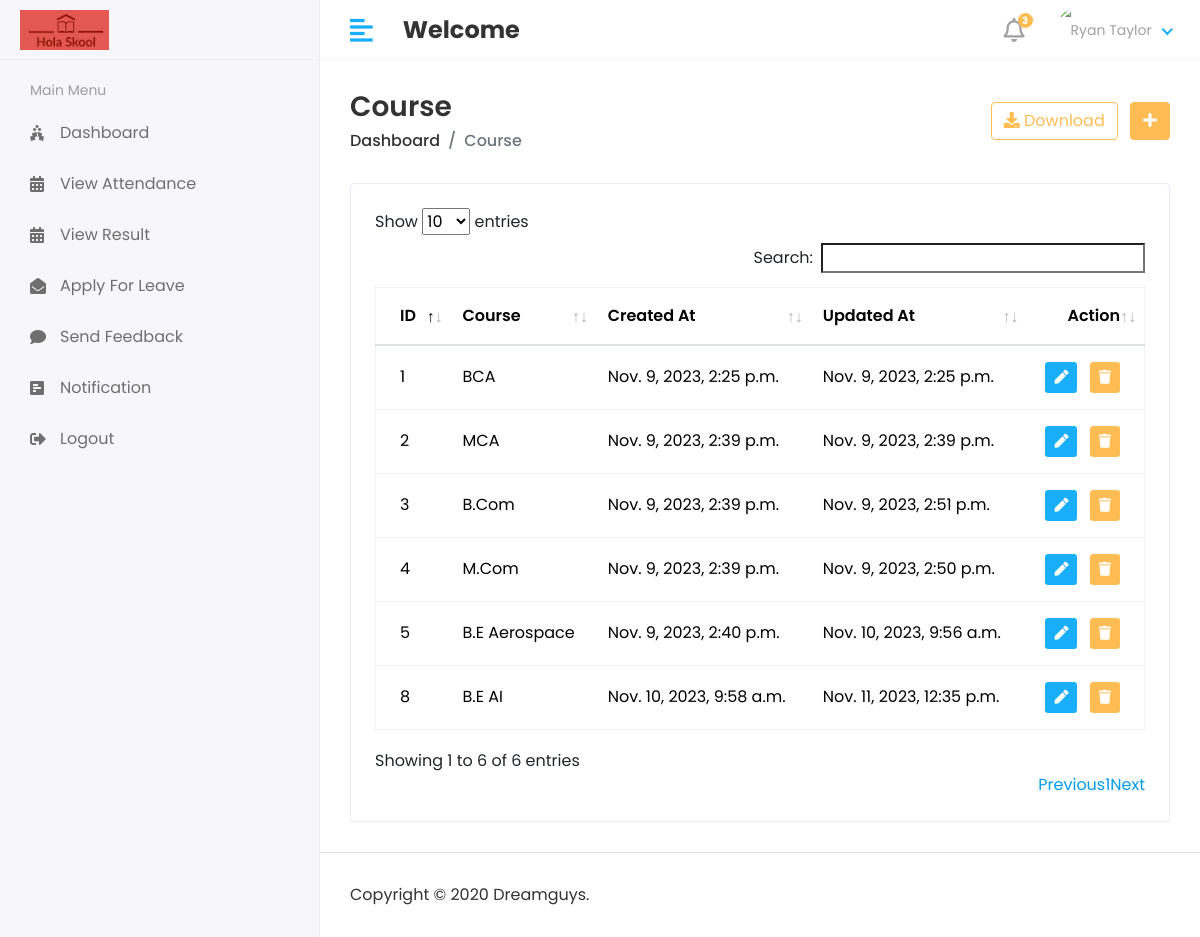
The page /Hod/Course/View on the database its author committed.
### app/models.py (models this page shows, shortened)
class Course(models.Model):
    name=models.CharField(max_length=100)
    created_at=models.DateTimeField(auto_now_add=True)
    updated_at=models.DateTimeField(auto_now=True)

### StudentManagement/Hod_Views.py (the view)
# urls.py: path('Hod/Course/View', Hod_Views.View_Course, name='View_Course'),
def View_Course(request):
    course=Course.objects.all()
    return render(request, "Hod/view_course.html", locals())

### templates/Hod/view_course.html (shortened to what this page needs)
{% extends 'base.html' %}
{% block content %}
<div class="content container-fluid">
    <div class="page-header">
       <div class="row align-items-center">
          <div class="col">
             <h3 class="page-title">Course</h3>
             <ul class="breadcrumb">
                <li class="breadcrumb-item"><a href="index.html">Dashboard</a></li>
                <li class="breadcrumb-item active">Course</li>
             </ul>
          </div>
          <div class="col-auto text-right float-right ml-auto">
             <a href="#" class="btn btn-outline-primary mr-2"><i class="fas fa-download"></i> Download</a>
             <a href="#" class="btn btn-primary"><i class="fas fa-plus"></i></a>
          </div>
       </div>
    </div>
    <div class="row">
        <div class="col-sm-12">
            <div class="card card-table">
                <div class="card-body">
                    <div class="table-responsive">
                        <table id="table_id" class="table table-hover table-center mb-0 datatable">
                            <thead>
                                <tr>
                                    <th>ID</th>
                                    <th>Course</th>
                                    <th>Created At</th>
                                    <th>Updated At</th>
                                    <th class="text-right">Action</th>
                                </tr>
                            </thead>
                            <tbody>
                                {% for i in course %}
                                <tr>
                                    <td>{{i.id}}</td>
                                    <td>{{i.name}}</td>
                                    <td>{{i.created_at}}</td>
                                    <td>{{i.updated_at}}</td>
                                    <td class="text-right">
                                        <div class="actions">
                                            <a href="{% url 'Edit_Course' i.id %}" class="btn btn-sm bg-success-light mr-2">
                                                <i class="fas fa-pen"></i>
                                            </a>
                                            <a href="{% url 'Delete_Course' i.id %}" class="btn btn-sm bg-danger-light">
                                                <i class="fas fa-trash"></i>
                                            </a>
                                        </div>
                                    </td>
                                </tr>
                                {% endfor %}
                            </tbody>
                        </table>
                    </div>
                </div>
            </div>
        </div>
    </div>
</div>
{% endblock %}

### templates/base.html (shortened to what this page needs)
<!DOCTYPE html>
<html lang="en">
   {% load static %}
   <head>
      <link href="https://cdn.jsdelivr.net/npm/bootstrap@5.3.1/dist/css/bootstrap.min.css" rel="stylesheet">
      <link rel="stylesheet" href="https://cdn.jsdelivr.net/npm/bootstrap-icons@1.10.5/font/bootstrap-icons.css">
      <link rel="stylesheet" href="{% static 'assets/plugins/bootstrap/css/bootstrap.min.css' %}">
      <link rel="stylesheet" href="{% static 'assets/plugins/fontawesome/css/fontawesome.min.css' %}">
      <link rel="stylesheet" href="{% static 'assets/plugins/fontawesome/css/all.min.css' %}">
      <link rel="stylesheet" href="{% static 'assets/css/style.css' %}">
      <link rel="stylesheet" href="{% static 'assets/plugins/datatables/datatables.min.css' %}">
   </head>
   <body>
    <div class="main-wrapper">
        {% include 'includes/header.html' %}
        {% include 'includes/sidebar.html' %}
        <div class="page-wrapper">
            {% block content %}
            {% endblock %}
            {% include 'includes/footer.html' %}
        </div>
    </div>
</body>
</html>

### templates/includes/header.html (shortened to what this page needs)
{% load static %}
<div class="header">
    <div class="header-left">
       <a href="index.html" class="logo">
       <img src="{% static 'assets/img/logo.png' %}" alt="Logo">
       </a>
    </div>
    <a href="javascript:void(0);" id="toggle_btn">
    <i class="fas fa-align-left"></i>
    </a>
    <div class="top-nav-search mt-3">
      <h4><strong>Welcome &nbsp;</strong><span>{{user.first_name}}&nbsp;{{user.last_name}}</span></h4>
    </div>
    <ul class="nav user-menu">
       <li class="nav-item dropdown noti-dropdown">
          <a href="#" class="dropdown-toggle nav-link" data-toggle="dropdown">
          <i class="far fa-bell"></i> <span class="badge badge-pill">3</span>
          </a>
       </li>
       <li class="nav-item dropdown has-arrow">
         <a href="#" class="dropdown-toggle nav-link" data-toggle="dropdown">
            {% if user.profile_pic == "" %}
            <span class="user-img"><img class="rounded-circle" src="#" width="31" alt="Ryan Taylor"></span>
            {% else %}
            <span class="user-img"><img class="rounded-circle" src="/{{user.profile_pic}}" width="31" alt="Ryan Taylor"></span>
            {% endif %}
         </a>
      </li>
   </ul>
</div>

### templates/includes/sidebar.html (shortened to what this page needs)
{% load static %}
{% load active_link_tags %}
<div class="sidebar" id="sidebar">
    <div class="sidebar-inner slimscroll">
       <div id="sidebar-menu" class="sidebar-menu">
         {% if user.user_type == '1' %}
          <ul>
            <li class="menu-title">
               <span>Main Menu</span>
            </li>
            <li class="{% active_link 'hod_home' 'active' %}">
               <a href="{% url 'hod_home' %}"><i class="fas fa-holly-berry"></i> <span>Dashboard</span></a>
            </li>
            <li class="submenu {% active_link 'View_Student' 'active' %}{% active_link 'Add_Student' 'active' %}">
               <a href="#"><i class="fas fa-user-graduate"></i> <span> Students</span> <span class="menu-arrow"></span></a>
               <ul>
                  <li><a href="{% url 'View_Student' %}">View Student</a></li>
                  <li><a href="{% url 'Add_Student' %}">Add Student</a></li>
               </ul>
             </li>
             <li class="submenu {% active_link 'View_Staff' 'active' %}{% active_link 'Add_Staff' 'active' %}">
                <a href="#"><i class="fas fa-chalkboard-teacher"></i> <span>Staff</span> <span class="menu-arrow"></span></a>
                <ul>
                   <li><a href="{% url 'View_Staff' %}">Staff View</a></li>
                   <li><a href="{% url 'Add_Staff' %}">Staff Add</a></li>
                </ul>
             </li>
             <li class="submenu {% active_link 'View_Course' 'active' %}{% active_link 'Add_Course' 'active' %}">
               <a href="#"><i class="fas fa-graduation-cap"></i><span>Course</span> <span class="menu-arrow"></span></a>
               <ul>
                  <li><a href="{% url 'View_Course' %}">Course View</a></li>
                  <li><a href="{% url 'Add_Course' %}">Course Add</a></li>
               </ul>
             </li>
             <li class="submenu {% active_link 'View_Subject' 'active' %}{% active_link 'Add_Subject' 'active' %}">
                <a href="#"><i class="fas fa-book-reader"></i> <span> Subjects</span> <span class="menu-arrow"></span></a>
                <ul>
                   <li><a href="{% url 'View_Subject' %}">Subject View</a></li>
                   <li><a href="{% url 'Add_Subject' %}">Subject Add</a></li>
                </ul>
             </li>
             <li class="submenu {% active_link 'View_Session' 'active' %}{% active_link 'Add_Session' 'active' %}">
               <a href="#"><i class="fas fa-clock"></i> <span> Sessions</span> <span class="menu-arrow"></span></a>
               <ul>
                  <li><a href="{% url 'Add_Session' %}">Sessions Add</a></li>
                  <li><a href="{% url 'View_Session' %}">Sessions View</a></li>
               </ul>
            </li>
            <li>
               <a href="{% url 'Staff_Send_Notification' %}"><i class="fas fa-bell"></i> <span>Send Staff Notification</span></a>
            </li>
            <li>
               <a href="{% url 'Student_Send_Notification' %}"><i class="fas fa-bell"></i> <span>Send Student Notification</span></a>
            </li>
            <li>
               <a href="{% url 'View_Attendance' %}"><i class="fas fa-calendar"></i> <span>View Attendance</span></a>
            </li>
            <li>
               <a href="{% url 'Staff_Feedback_View' %}"><i class="fas fa-comments"></i> <span>Staff Feedback</span></a>
            </li>
            <li>
               <a href="{% url 'Student_Feedback_View' %}"><i class="fas fa-comments"></i> <span>Student Feedback</span></a>
            </li>
            <li>
               <a href="{% url 'Staff_Leave_View' %}"><i class="fas fa-envelope"></i> <span>Staff Leave</span></a>
            </li>
            <li>
               <a href="{% url 'Student_Leave_View' %}"><i class="fas fa-envelope"></i> <span>Student Leave</span></a>
            </li>
            <li>
               <a href="{% url 'Logout' %}"><i class="fa fa-sign-out-alt"></i> <span>Logout</span></a>
            </li>
          </ul>
         {% else %}
         <ul>
            <li class="menu-title">
               <span>Main Menu</span>
            </li>
            <li class="{% active_link 'Student_Home' 'active' %}">
              <a href="{% url 'Student_Home' %}"><i class="fas fa-holly-berry"></i> <span>Dashboard</span></a>
            </li>
            <li class="{% active_link 'Student_Home' 'active' %}">
               <a href="{% url 'Student_Home' %}"><i class="fas fa-calendar-alt"></i> <span>View Attendance</span></a>
            </li>
            <li class="{% active_link 'View_Result' 'active' %}">
               <a href="{% url 'View_Result' %}"><i class="fas fa-calendar-alt"></i> <span>View Result</span></a>
            </li>
            <li class="{% active_link 'Student_Leave' 'active' %}">
               <a href="{% url 'Student_Leave' %}"><i class="fas fa-envelope-open"></i> <span>Apply For Leave</span></a>
            </li>
            <li class="{% active_link 'Student_Feedback' 'active' %}">
               <a href="{% url 'Student_Feedback' %}"><i class="fas fa-comment"></i> <span>Send Feedback</span></a>
             </li>
            <li class="{% active_link 'Student_View_Notification' 'active' %}">
               <a href="{% url 'Student_View_Notification' %}"><i class="fas fa-poll-h"></i> <span>Notification</span></a>
            </li>
            <li>
              <a href="{% url 'Logout' %}"><i class="fa fa-sign-out-alt"></i> <span>Logout</span></a>
            </li>
         </ul>
         {% endif %}
       </div>
    </div>
 </div>

### templates/includes/footer.html
{% load static %}
<footer>
    <p>Copyright © 2020 Dreamguys.</p>
 </footer>

### rows shown on the page
Course: id "1", name "BCA", created_at "Nov. 9, 2023, 2:25 p.m.", updated_at "Nov. 9, 2023, 2:25 p.m."
Course: id "2", name "MCA", created_at "Nov. 9, 2023, 2:39 p.m.", updated_at "Nov. 9, 2023, 2:39 p.m."
Course: id "3", name "B.Com", created_at "Nov. 9, 2023, 2:39 p.m.", updated_at "Nov. 9, 2023, 2:51 p.m."
Course: id "4", name "M.Com", created_at "Nov. 9, 2023, 2:39 p.m.", updated_at "Nov. 9, 2023, 2:50 p.m."
Course: id "5", name "B.E Aerospace", created_at "Nov. 9, 2023, 2:40 p.m.", updated_at "Nov. 10, 2023, 9:56 a.m."
Course: id "8", name "B.E AI", created_at "Nov. 10, 2023, 9:58 a.m.", updated_at "Nov. 11, 2023, 12:35 p.m."
